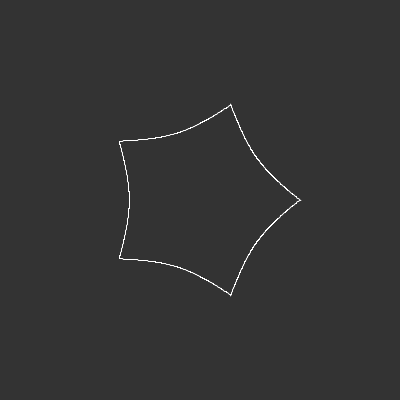
Frame 1 (no input)
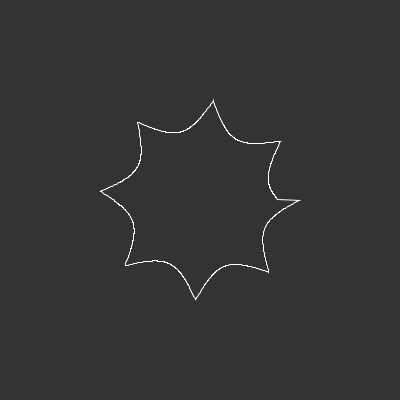
Frame 60 (the mouse pressed at the canvas centre just before this capture)
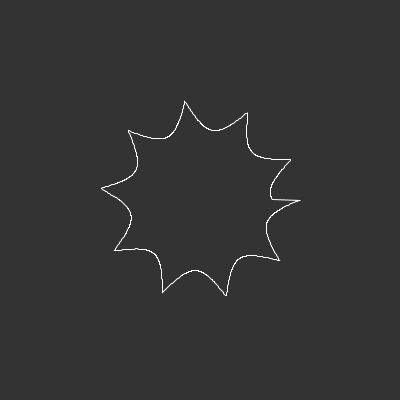
Frame 120 (the mouse held since frame 60 and released just before this capture)

The Processing sketch that drew these frames (run headless with seeded random() and noise(); from frame 60 on, the mouse is pressed at the canvas centre):

// Processing sketch: super_shape
// ── super_shape.pde
float radius = 100;
float n1 = 1, n2 = 1, n3 = 1;
float m = 7;
float a = 1;
float b = 1;

float osc = 0;

int n_points = 1000;

void setup() {
  size(400, 400);
}

int sign(float x) {
  if (x < 0)
    return -1;
  if (x > 0)
    return 1;
  return 0;
}

float calc_r(float theta) {
  float r = 0;
  
  float term1 = (1 / a) * cos((m / 4) * theta);
  term1 = pow(abs(term1), n2);
  
  float term2 = (1 / b) * sin((m / 4) * theta);
  term2 = pow(abs(term2), n3);
  
  r = pow(term1 + term2, 1 / n1);
  
  return 1 / r;
}

void draw() {
  background(51);
  noFill();
  stroke(255);
  
  translate(width / 2, height / 2);
  
  m = (map(sin(osc), -1, 1, 0, 10));
  osc += 0.01;
  
  beginShape();
  
  float inc = TWO_PI / n_points;
  
  for (float theta = 0; theta < TWO_PI; theta += inc) {
    float r = calc_r(theta);
    
    float x = radius * r * cos(theta);
    float y = radius * r * sin(theta);
    vertex(x, y);
  }
  endShape(CLOSE);
}
